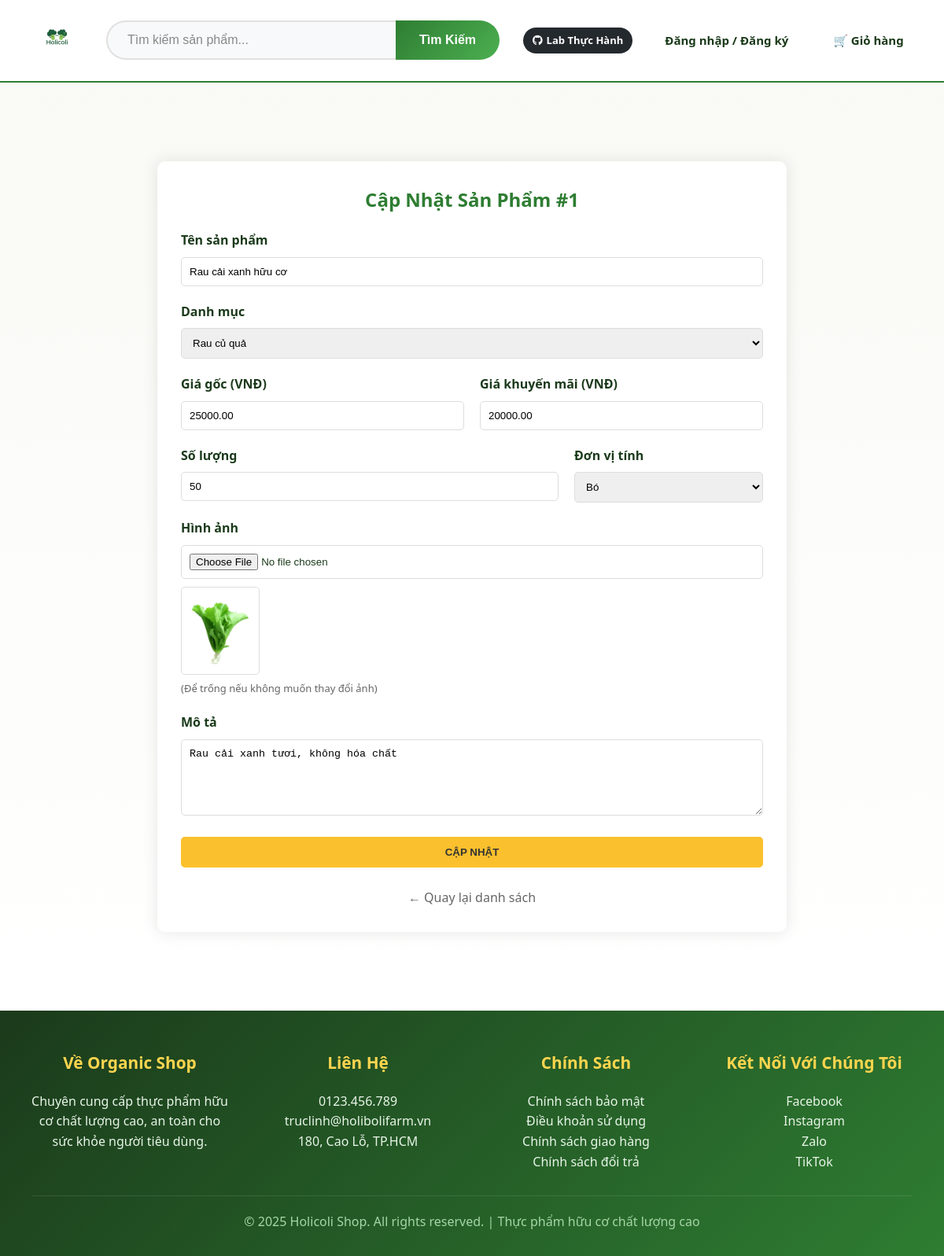
Screenshot of /pages/admin/edit.php?id=1 with the database file from the repository.
### tables this page shows
CREATE TABLE IF NOT EXISTS `products` (
  `id` int NOT NULL AUTO_INCREMENT,
  `sku` varchar(50) DEFAULT NULL,
  `name` varchar(200) NOT NULL,
  `category_id` int DEFAULT NULL,
  `price` decimal(10,2) NOT NULL,
  `sale_price` decimal(10,2) DEFAULT NULL,
  `description` text,
  `image` varchar(255) DEFAULT NULL,
  `stock` int DEFAULT '0',
  `unit` varchar(50) DEFAULT 'kg',
  `weight` decimal(8,2) DEFAULT NULL COMMENT 'Trọng lượng tính theo gram',
  `is_organic` tinyint(1) DEFAULT '1',
  `is_active` tinyint(1) DEFAULT '1' COMMENT '1: Đang bán, 0: Ngưng bán',
  `created_at` timestamp NULL DEFAULT CURRENT_TIMESTAMP,
  `updated_at` timestamp NULL DEFAULT CURRENT_TIMESTAMP ON UPDATE CURRENT_TIMESTAMP,
  PRIMARY KEY (`id`),
  UNIQUE KEY `sku` (`sku`),
  KEY `idx_products_category` (`category_id`),
  KEY `idx_products_active` (`is_active`)
);

CREATE TABLE IF NOT EXISTS `categories` (
  `id` int NOT NULL AUTO_INCREMENT,
  `name` varchar(100) NOT NULL,
  `description` text,
  `created_at` timestamp NULL DEFAULT CURRENT_TIMESTAMP,
  PRIMARY KEY (`id`)
);

### src/pages/admin/edit.php (the view, shortened to what this page needs)
<?php
$database = new Database();
$db = $database->getConnection();
$db->exec("set names utf8");
$id = $_GET['id'];
$stmt = $db->prepare("SELECT * FROM products WHERE id = ?");
$stmt->execute([$id]);
$product = $stmt->fetch(PDO::FETCH_ASSOC);
$cats = $db->query("SELECT * FROM categories")->fetchAll(PDO::FETCH_ASSOC);
$units = ['kg', 'gam', 'hộp', 'gói', 'bó', 'trái', 'chai', 'thùng', 'lít'];
?>
<?php include '../../includes/header.php'; ?>
<main class="content">
    <div class="form-container">
        <h2 style="margin-bottom: 20px; text-align: center; color: #2E7D32;">Cập Nhật Sản Phẩm #<?php echo $id; ?></h2>
        <form method="POST" enctype="multipart/form-data">
            <div class="form-group">
                <label>Tên sản phẩm</label>
                <input type="text" name="name" value="<?php echo htmlspecialchars($product['name']); ?>" required>
            </div>
            <div class="form-group">
                <label>Danh mục</label>
                <select name="category_id" required>
                    <?php foreach ($cats as $cat): ?>
                        <option value="<?php echo $cat['id']; ?>" <?php echo $cat['id'] == $product['category_id'] ? 'selected' : ''; ?>>
                            <?php echo htmlspecialchars($cat['name']); ?>
                        </option>
                    <?php endforeach; ?>
                </select>
            </div>
            <div class="flex-row">
                <div class="form-group flex-col">
                    <label>Giá gốc (VNĐ)</label>
                    <input type="number" name="price" value="<?php echo $product['price']; ?>" min="0" step="any" required>
                </div>
                <div class="form-group flex-col">
                    <label>Giá khuyến mãi (VNĐ)</label>
                    <input type="number" name="sale_price" value="<?php echo $product['sale_price']; ?>" min="0" step="any">
                </div>
            </div>
            <div class="flex-row">
                <div class="form-group flex-col" style="flex: 2;">
                    <label>Số lượng</label>
                    <input type="number" name="stock" value="<?php echo $product['stock']; ?>" required>
                </div>
                <div class="form-group flex-col" style="flex: 1;">
                    <label>Đơn vị tính</label>
                    <select name="unit" required>
                        <?php foreach ($units as $u): ?>
                            <option value="<?php echo $u; ?>" <?php echo (isset($product['unit']) && $product['unit'] == $u) ? 'selected' : ''; ?>>
                                <?php echo ucfirst($u); ?>
                            </option>
                        <?php endforeach; ?>
                    </select>
                </div>
            </div>
            <div class="form-group">
                <label>Hình ảnh</label>
                <input type="file" name="image" accept="image/*">
                <br>
                <img src="../../assets/images/<?php echo $product['image']; ?>" class="current-img" onerror="this.src='../../assets/images/logo.png'">
                <p style="font-size: 13px; color: #666;">(Để trống nếu không muốn thay đổi ảnh)</p>
            </div>
            <div class="form-group">
                <label>Mô tả</label>
                <textarea name="description" rows="5"><?php echo htmlspecialchars($product['description']); ?></textarea>
            </div>
            <button type="submit" class="btn-submit">CẬP NHẬT</button>
            <br><br>
            <a href="index.php" style="display: block; text-align: center; color: #666; text-decoration: none;">&larr; Quay lại danh sách</a>
        </form>
    </div>
</main>
<?php include '../../includes/footer.php'; ?>

### src/assets/css/style.css (style rules this page uses)
* { margin: 0; padding: 0; box-sizing: border-box; }
body { font-family: 'Segoe UI', Tahoma, Geneva, Verdana, sans-serif; color: #1B3A1B; line-height: 1.6; background-color: #f8f9fa; }
.content { background: linear-gradient(180deg, #F9F9F5 0%, #FFFFFF 100%); padding: 60px 40px; }

### src/pages/admin/edit.php (style rules this page uses)
.content { flex: 1 !important; width: 100%; }
.form-container { max-width: 800px; margin: 40px auto; padding: 30px; background: #fff; border-radius: 10px; box-shadow: 0 0 20px rgba(0,0,0,0.1); }
.form-group { margin-bottom: 20px; }
.form-group label { display: block; margin-bottom: 8px; font-weight: bold; }
.form-group input, .form-group select, .form-group textarea { width: 100%; padding: 10px; border: 1px solid #ddd; border-radius: 5px; }
.btn-submit { background: #fbc02d; color: #333; border: none; padding: 12px 30px; border-radius: 5px; cursor: pointer; font-weight: bold; width: 100%; }
.current-img { width: 100px; margin-top: 10px; border: 1px solid #ddd; border-radius: 5px; padding: 2px; }
.flex-row { display: flex; gap: 20px; }
.flex-col { flex: 1; }

### rows the page displays
products: name "Rau cải xanh hữu cơ", category_id "Rau củ quả", price "25000.00", sale_price "20000.00", stock "50", unit "Bó", image (picture), description "Rau cải xanh tươi, không hóa chất"

### other values shown
$id "1"
